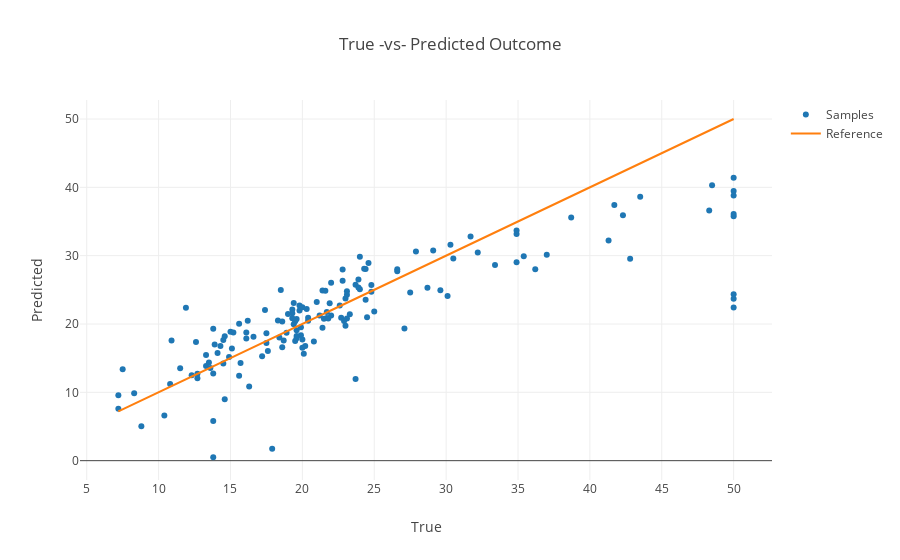

The notebook cell this image was saved under:
### Markdown cell above
#### Plot the residuals

### Code cell
fig = go.Figure()
fig.add_trace(go.Scatter(
    x=y_test.values,
    y=y_test_pred,
    mode="markers",
    name="Samples"
))
fig.add_trace(go.Scatter(
    x=y_test.values,
    y=y_test.values,
    mode="lines",
    name="Reference"
))
fig.update_layout(title="True -vs- Predicted Outcome", xaxis_title="True", yaxis_title="Predicted", template="none")

### Figure 1 — Plotly figure (JSON) as saved in the notebook; plotly's stock layout.template omitted (floating-point values rounded to 4 significant figures; data arrays with more than 128 entries replaced by an {"elided": "..."} marker saying what was removed)
{"data": [{"mode": "markers", "name": "Samples", "type": "scatter", "x": {"elided": "152 float values"}, "y": {"elided": "152 float values"}}, {"mode": "lines", "name": "Reference", "type": "scatter", "x": {"elided": "152 float values"}, "y": {"elided": "152 float values"}}], "layout": {"autosize": true, "title": {"text": "True -vs- Predicted Outcome"}, "xaxis": {"autorange": true, "range": [4.64, 52.56], "title": {"text": "True"}, "type": "linear"}, "yaxis": {"autorange": true, "range": [-3.487, 52.82], "title": {"text": "Predicted"}, "type": "linear"}}}
